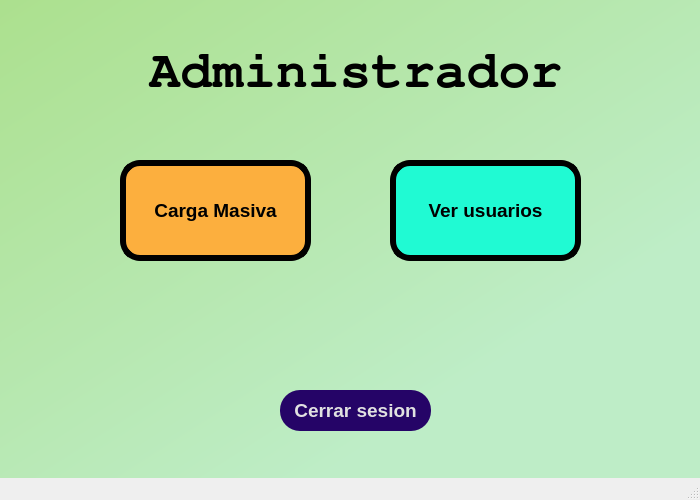
<?xml version="1.0" encoding="UTF-8"?>
<ui version="4.0">
 <class>MainWindow</class>
 <widget class="QMainWindow" name="MainWindow">
  <property name="geometry">
   <rect>
    <x>0</x>
    <y>0</y>
    <width>700</width>
    <height>500</height>
   </rect>
  </property>
  <property name="minimumSize">
   <size>
    <width>700</width>
    <height>500</height>
   </size>
  </property>
  <property name="maximumSize">
   <size>
    <width>700</width>
    <height>500</height>
   </size>
  </property>
  <property name="windowTitle">
   <string>Batalla Naval</string>
  </property>
  <property name="styleSheet">
   <string notr="true">QWidget#centralwidget{
	background-color: qlineargradient(spread:pad, x1:0, y1:0, x2:0.945274, y2:1, stop:0 rgba(172, 224, 142, 255), stop:0.756219 rgba(190, 237, 199, 255));
}

QLabel{
	font: 75 bold 40pt &quot;FreeMono&quot;;
}
</string>
  </property>
  <widget class="QWidget" name="centralwidget">
   <widget class="QLabel" name="label">
    <property name="geometry">
     <rect>
      <x>110</x>
      <y>30</y>
      <width>491</width>
      <height>81</height>
     </rect>
    </property>
    <property name="font">
     <font>
      <family>FreeMono</family>
      <pointsize>40</pointsize>
      <weight>75</weight>
      <italic>false</italic>
      <bold>true</bold>
     </font>
    </property>
    <property name="autoFillBackground">
     <bool>false</bool>
    </property>
    <property name="text">
     <string>Administrador</string>
    </property>
    <property name="alignment">
     <set>Qt::AlignCenter</set>
    </property>
   </widget>
   <widget class="QPushButton" name="btnCarga">
    <property name="geometry">
     <rect>
      <x>120</x>
      <y>160</y>
      <width>191</width>
      <height>101</height>
     </rect>
    </property>
    <property name="font">
     <font>
      <pointsize>14</pointsize>
      <weight>75</weight>
      <bold>true</bold>
     </font>
    </property>
    <property name="styleSheet">
     <string notr="true">border-radius:20px;
color: black;
background-color: rgb(252, 175, 62);
border:  6px solid black;</string>
    </property>
    <property name="text">
     <string>Carga Masiva</string>
    </property>
   </widget>
   <widget class="QPushButton" name="btnCerrar">
    <property name="geometry">
     <rect>
      <x>280</x>
      <y>390</y>
      <width>151</width>
      <height>41</height>
     </rect>
    </property>
    <property name="font">
     <font>
      <pointsize>14</pointsize>
      <weight>75</weight>
      <bold>true</bold>
     </font>
    </property>
    <property name="styleSheet">
     <string notr="true">border-radius:20px;
color: rgb(225, 225, 225);
background-color: rgb(37, 4, 103);</string>
    </property>
    <property name="text">
     <string>Cerrar sesion</string>
    </property>
   </widget>
   <widget class="QPushButton" name="btnUsers">
    <property name="geometry">
     <rect>
      <x>390</x>
      <y>160</y>
      <width>191</width>
      <height>101</height>
     </rect>
    </property>
    <property name="font">
     <font>
      <pointsize>14</pointsize>
      <weight>75</weight>
      <bold>true</bold>
     </font>
    </property>
    <property name="styleSheet">
     <string notr="true">border-radius:20px;
color: black;
background-color: rgb(32, 250, 211);
border:  6px solid black;</string>
    </property>
    <property name="text">
     <string>Ver usuarios</string>
    </property>
   </widget>
  </widget>
  <widget class="QMenuBar" name="menubar">
   <property name="geometry">
    <rect>
     <x>0</x>
     <y>0</y>
     <width>700</width>
     <height>22</height>
    </rect>
   </property>
  </widget>
  <widget class="QStatusBar" name="statusbar"/>
 </widget>
 <resources/>
 <connections/>
</ui>
